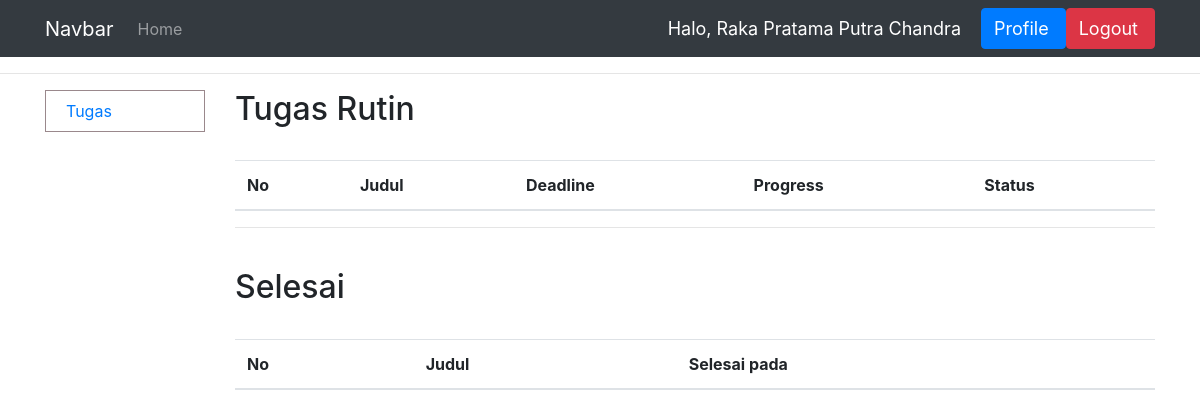
Before: /lihat_tugas/ (signed in) with the older database file.
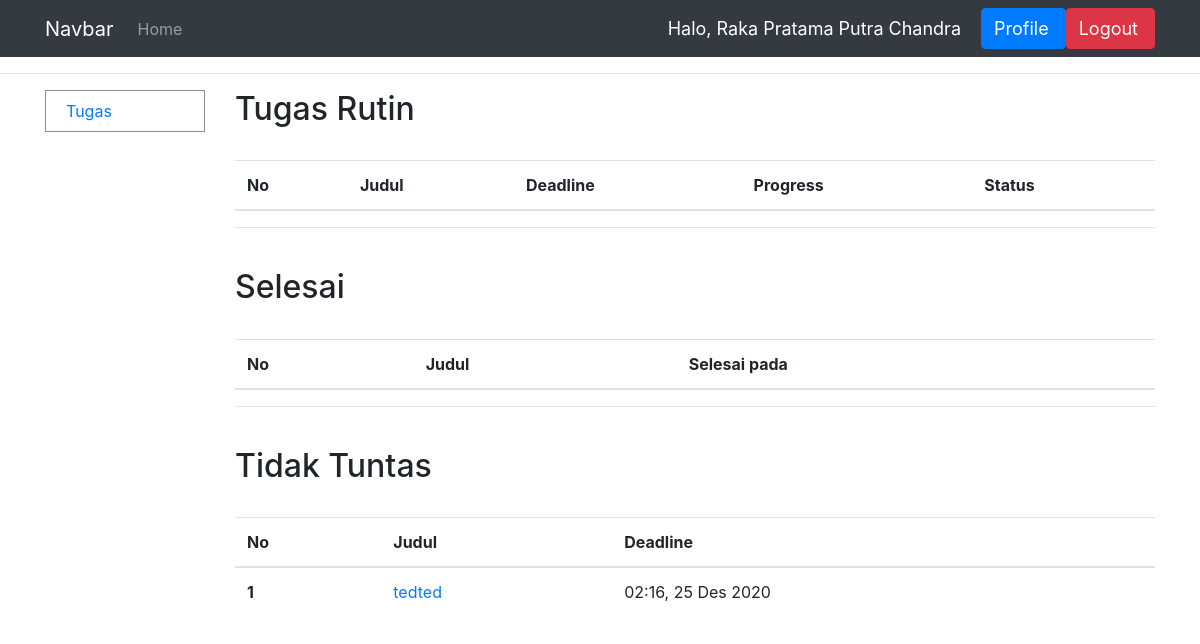
After: the same page with the newer database file.
### dashboard/models.py (models this page shows, shortened)
class Tugas(models.Model):
    STATUS = (
        ('Tuntas', 'Tuntas'),
        ('Hold', 'Hold'),
        ('Stuck', 'Stuck'),
        ('On Progress', 'On Progress'),
        ('Selesai', 'Selesai'),
        ('Deadline', 'Deadline'),
    )
    JENIS = (
        ('Rutin', 'Rutin'),
        ('Proyek', 'Proyek')
    )
    pemilik_tugas = models.ForeignKey(User, on_delete=models.CASCADE)
    judul = models.CharField(max_length=100)
    isi = models.CharField(max_length=255)
    dibuat_pada = models.DateTimeField('Dibuat pada')
    status = models.CharField(max_length=100, choices=STATUS)
    jenis = models.CharField(max_length=100, choices=JENIS, null=True)
    deadline = models.DateTimeField('Deadline', null=True)
    kuantitas = models.IntegerField(null=True)
    selesai = models.IntegerField(null=True)
    selesai_pada = models.DateTimeField('Selesai pada', null=True)
    acc = models.IntegerField(null=True)
    def formatwaktu(self, propertinya):
        nama_bulan = {
            1: "Jan",
            2: "Feb",
            3: "Mar",
            4: "Apr",
            5: "Mei",
            6: "Jun",
            7: "Jul",
            8: "Agus",
            9: "Sep",
            10: "Okt",
            11: "Nov",
            12: "Des"
        }
        utc_datetime = propertinya
        local_timezone = pytz.timezone("Asia/Jakarta")
        local_datetime = utc_datetime.replace(tzinfo=pytz.utc)
        propertinya = local_datetime.astimezone(local_timezone)
        hari = str(propertinya.day)
        bulan = nama_bulan[propertinya.month]
        tahun = str(propertinya.year)
        jam = str(propertinya.hour)
        if len(jam) < 2:
            jam = "0" + jam
        menit = str(propertinya.minute)
        if len(menit) < 2:
            menit = "0" + menit
        return jam + ":" + menit + ", " + hari + " " + bulan + " " + tahun

### dashboard/views.py (the view)
# urls.py: path('lihat_tugas/', views.lihat_tugas, name='lihattugas'),
@ login_required(login_url='login')
def lihat_tugas(request):
    if apamanager(request.user):
        return redirect('manager')
    tugas_rutin, tugas_proyek = dapatkantugas(request.user.id)
    tugas_selesai = tugasselesai(request.user.id)
    tugas_deadline = tugasdeadline(request.user.id)
    nama = request.user.first_name
    context = {'nama': nama, 'tugas_rutin': tugas_rutin,
               'tugas_proyek': tugas_proyek, 'tugas_selesai': tugas_selesai, 'tugas_deadline': tugas_deadline}
    if request.user.last_name == 'Human Resource':
        context['data_kar'] = True
    return render(request, 'dashboard/lihat_tugas.html', context)

### dashboard/logic.py (called while the page is built)
def apamanager(user):
    return user.groups.filter(name='Manager').exists()

def dapatkantugas(user_id):
    pengguna = User.objects.get(pk=user_id)
    tugasnya = pengguna.tugas_set.all()
    tugas_rutin = []
    tugas_proyek = []
    for tugas in tugasnya:
        if tugas.status != "On Progress":
            continue
        elif tugas.jenis == "Rutin":
            dibuat_pada = tugas.formatwaktu(tugas.dibuat_pada)
            tugas_rutin.append(
                [tugas, tugas.deadline_tugas(), tugas.progressnya(), dibuat_pada, tugas.status])
        elif tugas.jenis == "Proyek":
            dibuat_pada = tugas.formatwaktu(tugas.dibuat_pada)
            tugas_proyek.append(
                [tugas, tugas.deadline_tugas(), tugas.progressnya(), dibuat_pada, tugas.status])
    return (tugas_rutin, tugas_proyek)

def tugasselesai(user_id):
    pengguna = User.objects.get(pk=user_id)
    tugasnya = pengguna.tugas_set.all()
    tugas_selesai = []
    for tugas in tugasnya:
        if tugas.status == "Selesai":
            selesai_pada = tugas.formatwaktu(tugas.selesai_pada)
            tugas_selesai.append([tugas, selesai_pada])
    return tugas_selesai

def tugasdeadline(user_id):
    pengguna = User.objects.get(pk=user_id)
    tugasnya = pengguna.tugas_set.all()
    tugas_deadline = []
    for tugas in tugasnya:
        if tugas.status == "Deadline":
            tugas_deadline.append(
                [tugas.judul, tugas.formatwaktu(tugas.deadline), tugas.id])
    return tugas_deadline

### dashboard/templates/dashboard/lihat_tugas.html (shortened to what this page needs)
{% extends 'dashboard/main.html' %}
{% block content %}
<hr>
<div class="container">
    <div class="row">
        {% include 'dashboard/sidebarstaff.html' %}
        <div class="col">
            <h2>Tugas Rutin</h2>
            <br>
            <table class="table">
                <thead>
                    <tr>
                        <th scope="col">No</th>
                        <th scope="col">Judul</th>
                        <th scope="col">Deadline</th>
                        <th scope="col">Progress</th>
                        <th scope="col">Status</th>
                    </tr>
                </thead>
            </table>
            <hr><br>
            <h2>Selesai</h2>
            <br>
            <table class="table">
                <thead>
                    <tr>
                        <th scope="col">No</th>
                        <th scope="col">Judul</th>
                        <th scope="col">Selesai pada</th>
                    </tr>
                </thead>
            </table>
            {% if tugas_deadline %}
            <hr><br>
            <h2>Tidak Tuntas</h2>
            <br>
            <table class="table">
                <thead>
                    <tr>
                        <th scope="col">No</th>
                        <th scope="col">Judul</th>
                        <th scope="col">Deadline</th>
                    </tr>
                </thead>
                <tbody>
                    {% for tugasdeadline in tugas_deadline %}
                    <tr>
                        <th scope="row">{{forloop.counter}}</th>
                        <td><a href="{% url 'detail_tugas' tugasdeadline.2 %}">{{tugasdeadline.0}}</a></td>
                        <td>{{tugasdeadline.1}}</td>
                    </tr>
                    {% endfor %}
                </tbody>
            </table>
            {% endif %}
        </div>
    </div>
</div>
{% endblock %}

### dashboard/templates/dashboard/main.html (shortened to what this page needs)
{% load static %}
<!DOCTYPE html>
<html lang="en">
<head>
    <link rel="stylesheet" href="https://cdn.jsdelivr.net/npm/bootstrap@4.5.3/dist/css/bootstrap.min.css"
>
</head>
<body>
    {% include 'dashboard/navbar.html' %}
    {% block content %}
    {% endblock %}
</body>
</html>

### dashboard/templates/dashboard/navbar.html (shortened to what this page needs)
<nav class="navbar navbar-expand-lg navbar-dark bg-dark">
    <div class="container">
        <a class="navbar-brand" href="{% url 'login' %}">Navbar</a>
        <div class="collapse navbar-collapse" id="navbarNav">
            <ul class="navbar-nav">
                <li class="nav-item">
                    <a class="nav-link" href="{% url 'login' %}">Home</a>
                </li>
            </ul>
        </div>
        <span class="hello-msg">Halo, {{nama}}</span>
        <span><button type="button" class="btn btn-primary "><a class="hello-msg mr-1 text-center"
                    href="{% url 'profile' %}">Profile</a></button></span>
        <span><button type="button" class="btn btn-danger"><a class="hello-msg mr-1 text-center"
                    href="{% url 'logout' %}">Logout</a></button></span>
    </div>
</nav>

### dashboard/templates/dashboard/sidebarstaff.html (shortened to what this page needs)
    <div class="col-sm-2">
        <nav class="nav flex-column pl-1 custom-sidebar">
            <a class="nav-link" href="{% url 'lihattugas' %}">Tugas</a>
          </nav>
    </div>

### dashboard/templates/dashboard/navbar.html (style rules this page uses)
.hello-msg { font-size: 18px; color: #fff; margin-right: 20px; }

### dashboard/templates/dashboard/sidebarstaff.html (style rules this page uses)
.custom-sidebar { border: 1px solid #50323893; }

Changed rows visible on the page:
added Tugas: judul "tedted"
Other visible differences:
text now shown: "Tidak Tuntas No Judul Deadline"
new list line: "1 02:16, 25 Des 2020"
